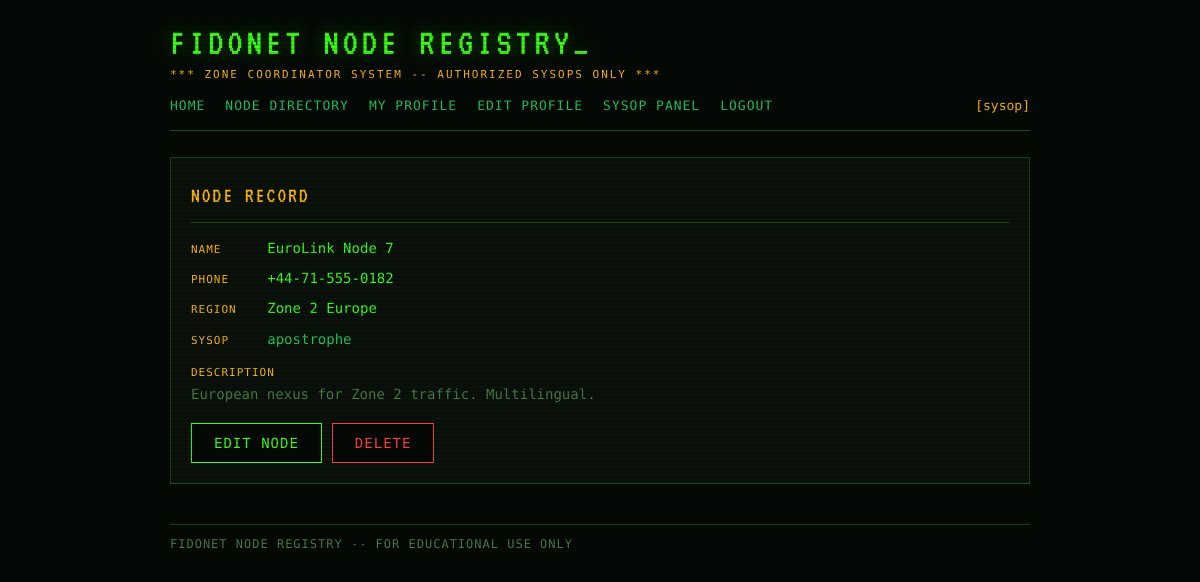
/node/3 (signed in), run on the app's committed database.
### tables this page shows
CREATE TABLE nodes (
            id INTEGER PRIMARY KEY AUTOINCREMENT,
            name TEXT NOT NULL,
            phone TEXT,
            region TEXT,
            description TEXT,
            owner_id INTEGER NOT NULL
        );

CREATE TABLE users (
            id INTEGER PRIMARY KEY AUTOINCREMENT,
            username TEXT UNIQUE NOT NULL,
            password_hash TEXT NOT NULL,
            role TEXT NOT NULL DEFAULT 'user',
            region TEXT,
            joined INTEGER
        );

### app.py (the view)
@app.route('/node/<int:node_id>')
def node_view(node_id):
    current = get_current_user(request)
    if not current:
        return redirect(url_for('login'))
    node = node_repo.find_by_id(node_id)
    if not node:
        flash('Node not found.', 'error')
        return redirect(url_for('directory'))
    return render_template('node_view.html', node=node, current_user=current)

### app.py (called while the page is built)
def get_current_user(req):
    token = req.cookies.get('bbs_token')
    if not token:
        return None
    return sessions.get(token)

    def fetchone(self, query, params=()):
        cursor = self._conn.cursor()
        cursor.execute(query, params)
        return cursor.fetchone()

    def find_by_id(self, record_id):
        return self._db.fetchone("""
            SELECT n.*, u.username AS owner_username
            FROM nodes n JOIN users u ON n.owner_id = u.id
            WHERE n.id = ?
        """, (record_id,))

### templates/node_view.html
{% extends "base.html" %}
{% block content %}
<div class="panel">
  <div class="panel-title">NODE RECORD</div>
  <div class="node-detail"><span class="label">NAME &nbsp;&nbsp;&nbsp;&nbsp; </span><span class="value">{{ node.name }}</span></div>
  <div class="node-detail"><span class="label">PHONE &nbsp;&nbsp;&nbsp; </span><span class="value">{{ node.phone }}</span></div>
  <div class="node-detail"><span class="label">REGION &nbsp;&nbsp; </span><span class="value">{{ node.region }}</span></div>
  <div class="node-detail"><span class="label">SYSOP &nbsp;&nbsp;&nbsp; </span><span class="value"><a href="{{ url_for('profile', user_id=node.owner_id) }}">{{ node.owner_username }}</a></span></div>
  <div class="node-detail" style="margin-top:10px;"><span class="label">DESCRIPTION</span><br><span class="value" style="color:var(--grey);">{{ node.description }}</span></div>
  {% if current_user %}
  <div class="btn-row" style="margin-top:18px;">
    <a href="{{ url_for('node_edit', node_id=node.id) }}" class="btn">EDIT NODE</a>
    <a href="{{ url_for('node_delete', node_id=node.id) }}" class="btn btn-danger">DELETE</a>
  </div>
  {% endif %}
</div>
{% endblock %}

### static/css/style.css (style rules this page uses)
:root { --bg: #050a05; --bg-panel: #0a120a; --green: #39ff14; --green-dim: #1a7a0a; --green-mid: #22c55e; --amber: #ffb800; --red: #ff3c3c; --grey: #4a7a4a; --text: #c8f5c8; --border: #1a4a1a; --font-mono: 'Share Tech Mono', monospace; --font-vt: 'VT323', monospace; }
* { box-sizing: border-box; margin: 0; padding: 0; }
body { background: var(--bg); color: var(--text); font-family: var(--font-mono); font-size: 14px; line-height: 1.6; min-height: 100vh; }
body::before { content: ''; position: fixed; inset: 0; background: repeating-linear-gradient( 0deg, transparent, transparent 2px, rgba(0,0,0,0.12) 2px, rgba(0,0,0,0.12) 4px ); pointer-events: none; z-index: 9999; }
.panel { background: var(--bg-panel); border: 1px solid var(--border); padding: 20px; margin-bottom: 20px; }
.panel-title { font-family: var(--font-vt); font-size: 22px; color: var(--amber); letter-spacing: 2px; margin-bottom: 14px; border-bottom: 1px solid var(--border); padding-bottom: 8px; }
.btn { background: var(--bg); border: 1px solid var(--green); color: var(--green); font-family: var(--font-mono); font-size: 14px; padding: 8px 22px; cursor: pointer; letter-spacing: 1px; text-decoration: none; display: inline-block; }
.btn-danger { border-color: var(--red); color: var(--red); }
.btn-row { margin-top: 6px; display: flex; gap: 10px; }
.node-detail { margin-bottom: 8px; }
.node-detail .label { color: var(--amber); font-size: 11px; letter-spacing: 1px; }
.node-detail .value { color: var(--green); }
a { color: var(--green-mid); text-decoration: none; }

### data on the page
nodes: name "EuroLink Node 7", phone "+44-71-555-0182", region "Zone 2 Europe", description "European nexus for Zone 2 traffic. Multilingual."
users: owner_username "apostrophe"

### other printed values
{{ current_user.username }} "sysop"
